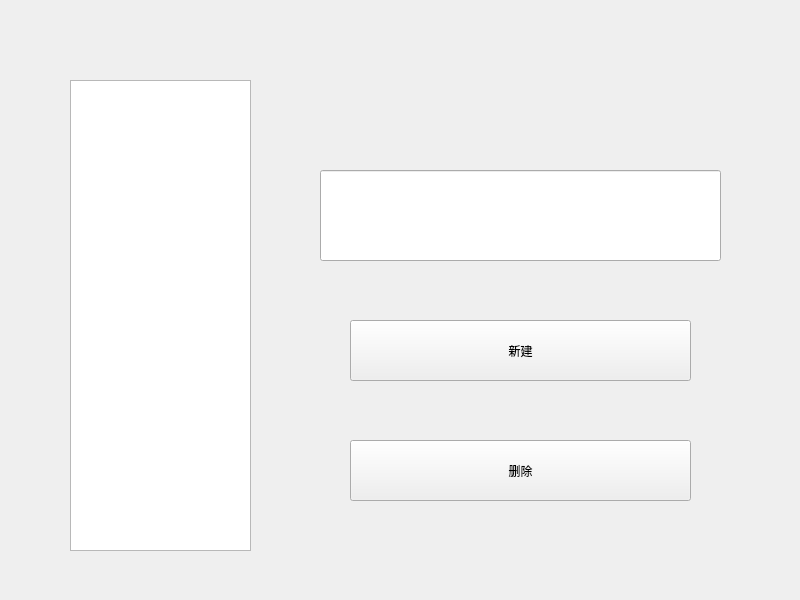
<?xml version="1.0" encoding="UTF-8"?>
<ui version="4.0">
 <class>Widget</class>
 <widget class="QWidget" name="Widget">
  <property name="geometry">
   <rect>
    <x>0</x>
    <y>0</y>
    <width>800</width>
    <height>600</height>
   </rect>
  </property>
  <property name="windowTitle">
   <string>Widget</string>
  </property>
  <widget class="QListWidget" name="listWidget">
   <property name="geometry">
    <rect>
     <x>70</x>
     <y>80</y>
     <width>181</width>
     <height>471</height>
    </rect>
   </property>
  </widget>
  <widget class="QLineEdit" name="lineEdit">
   <property name="geometry">
    <rect>
     <x>320</x>
     <y>170</y>
     <width>401</width>
     <height>91</height>
    </rect>
   </property>
  </widget>
  <widget class="QPushButton" name="pushButton_create">
   <property name="geometry">
    <rect>
     <x>350</x>
     <y>320</y>
     <width>341</width>
     <height>61</height>
    </rect>
   </property>
   <property name="text">
    <string>新建</string>
   </property>
  </widget>
  <widget class="QPushButton" name="pushButton_delete">
   <property name="geometry">
    <rect>
     <x>350</x>
     <y>440</y>
     <width>341</width>
     <height>61</height>
    </rect>
   </property>
   <property name="text">
    <string>删除</string>
   </property>
  </widget>
 </widget>
 <resources/>
 <connections/>
</ui>
